Frame 1 (no input): blank canvas, image omitted
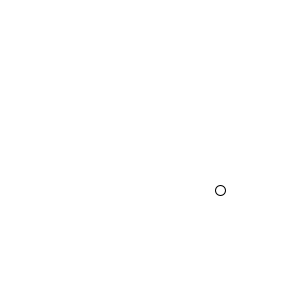
Frame 60 (the mouse pressed at the canvas centre just before this capture)
Frame 120 (the mouse held since frame 60 and released just before this capture): blank canvas, image omitted

The Processing sketch that drew this single still picture (run headless with seeded random() and noise(); from frame 60 on, the mouse is pressed at the canvas centre):

// Processing sketch: PM_1a
// ── PM_1a.pde
int x = 100;
int y = 100;

int pathy = -30;
void setup (){
 size(300,300);
    
}

void draw (){
 background(255,255,255);
  //Gravity
  y += 1;
  pathy += 1;
  //Forward Motion
  x += 2;
  
  
  ellipse(x,y+pathy,10,10);
  
}
